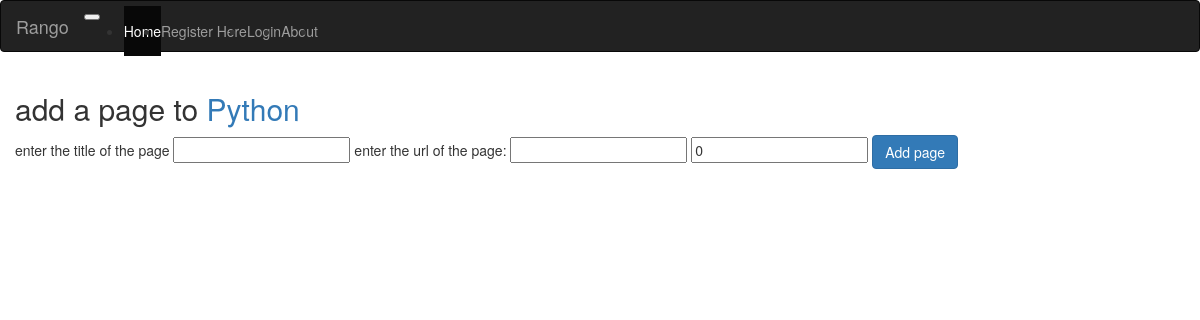
Page /rango/category/python/add_page/ on the earlier database version.
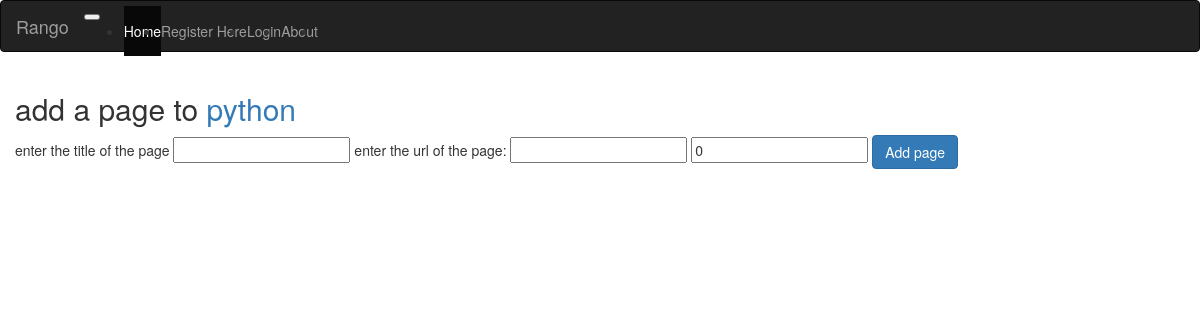
Same page on the later database version.
### rango/models.py (models this page shows, shortened)
class Category(models.Model):
    name=models.CharField(max_length=128,unique=True)
    views=models.IntegerField(default=0)
    likes=models.IntegerField(default=0)
    slug=models.SlugField(blank=True,unique=True)
    class Meta:
        verbose_name_plural='Categories'

### rango/views.py (the view, shortened to what this page needs)
# urls.py: url(r'^category/(?P<category_name_slug>[\w\-]+)/add_page/$', views.add_page, name='add_page'),
def add_page(request,category_name_slug):
    try:
        category=Category.objects.get(slug=category_name_slug)
    except Category.DoesNotExist:
        category=None
    form=PageFarm()
    context_dict={'form':form,'category':category}
    return render(request,'rango/add_page.html',context_dict)

### rango/forms.py (shortened to what this page needs)
class PageFarm(forms.ModelForm):
    title= forms.CharField(max_length=128, help_text="enter the title of the page")
    url= forms.URLField(max_length=128, help_text="enter the url of the page:")
    views=forms.IntegerField(widget=forms.HiddenInput(),initial=0)
    class Meta:
        model=Page
        exclude=('category',)

### templates/rango/add_page.html (shortened to what this page needs)
{% extends 'rango/base.html' %}
	{% load staticfiles %}
	{% block body_block %}
        {% if category %}
	      <form role="form" id="page_form" method="post" action="/rango/category/{{ category.slug }}/add_page/">
              <h2 class="form-signin-deading">add a page to
                  <a href="/rango/category/{{ category.slug }}/">{{ category.name }} </a>
              </h2>
          {% for field in form.visible_fields %}
              {{ field.help_text }}
              {{ field }}
	      {% endfor %}
           <button class="btn btn-primary " type="submit" name="submit"/>Add page </button>
          </form>
			{% else %}
				The specified category does not exist!
			{% endif%}
	{% endblock %}

Differences in the rows shown:
removed Category: name "Python"
now on this page (row edited): Category: name "python"
